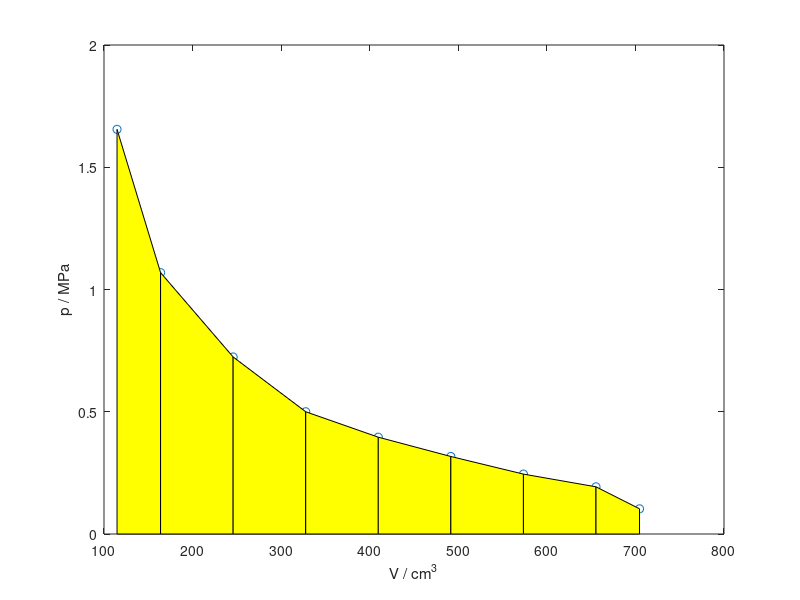

Source code (MATLAB): (Note: this script raises an error after producing the figure.)
clear;
p = [1.655, 1.069, 0.724, 0.5, 0.396, 0.317, 0.245, 0.193, 0.103]';
V = [114.71, 163.87, 245.81, 327.74, 409.68, 491.61, 573.55, 655.48, 704.64]';
plot(V, p, 'o')
xlabel('V / cm^{3}');
ylabel('p / MPa');
W_t = trapz(V, p);
for i = 1:8
    xverts = [V(i); V(i+1); V(i+1); V(i)];
    yverts = [0; 0; p(i+1); p(i)];
    patch(xverts, yverts, 'y');
end
pp = polyfit(V, p, 3);
table(V, p, polyval(pp, V), p-polyval(pp, V))
fprintf('Sum of regression error is %.3f.\n', sum(abs(p-polyval(pp, V))))
x = linspace(min(V), max(V));
y = polyval(pp, x);
hold on;
plot(x, y)
hold off;
W_r = trapz(x, y);
fprintf('W_t = %.2f (J); W_r = %.2f (J)\n', W_t, W_r) 